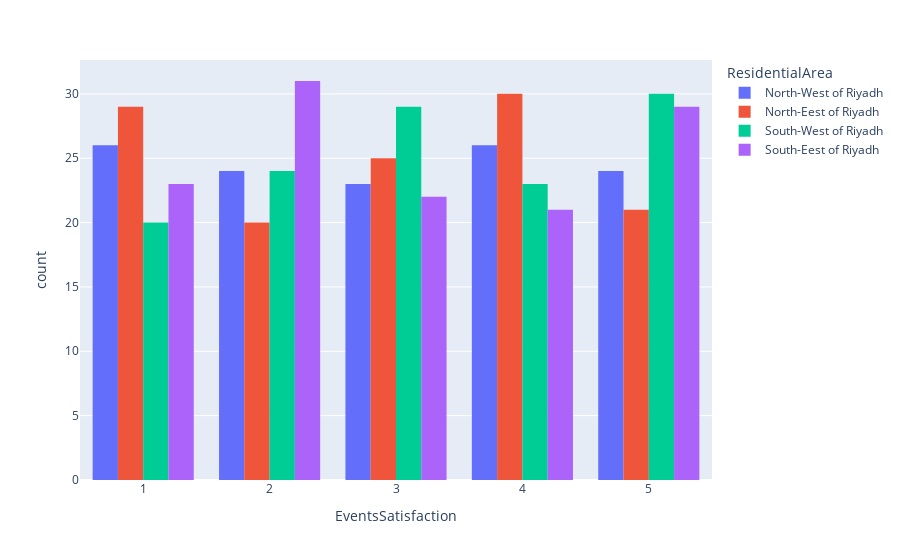

Here is the notebook cell this chart was saved with:
### Code cell
fig = px.histogram(df_viz, x="EventsSatisfaction",
             color="ResidentialArea", barmode = 'group')
fig.show()

### Figure 1 — Plotly figure (JSON) as saved in the notebook; plotly's stock layout.template omitted (floating-point values rounded to 4 significant figures)
{"data": [{"alignmentgroup": "True", "bingroup": "x", "hovertemplate": "ResidentialArea=North-West of Riyadh<br>EventsSatisfaction=%{x}<br>count=%{y}<extra></extra>", "legendgroup": "North-West of Riyadh", "marker": {"color": "#636efa", "pattern": {"shape": ""}}, "name": "North-West of Riyadh", "offsetgroup": "North-West of Riyadh", "orientation": "v", "showlegend": true, "type": "histogram", "x": [3, 4, 5, 5, 2, 5, 1, 4, 4, 2, 1, 2, 5, 4, 5, 3, 4, 5, 3, 4, 3, 1, 2, 4, 5, 5, 4, 1, 3, 4, 3, 1, 5, 3, 2, 1, 3, 3, 2, 1, 5, 4, 5, 4, 5, 2, 1, 1, 2, 2, 3, 3, 2, 2, 1, 1, 4, 4, 2, 2, 1, 1, 2, 1, 3, 3, 4, 5, 4, 2, 2, 5, 2, 5, 1, 3, 3, 4, 4, 2, 3, 4, 3, 5, 1, 2, 3, 4, 4, 2, 3, 2, 1, 5, 3, 5, 5, 3, 3, 2, 5, 5, 2, 1, 1, 5, 1, 4, 5, 1, 1, 4, 3, 1, 1, 4, 1, 5, 4, 4, 1, 4, 2], "xaxis": "x", "yaxis": "y"}, {"alignmentgroup": "True", "bingroup": "x", "hovertemplate": "ResidentialArea=North-Eest of Riyadh<br>EventsSatisfaction=%{x}<br>count=%{y}<extra></extra>", "legendgroup": "North-Eest of Riyadh", "marker": {"color": "#EF553B", "pattern": {"shape": ""}}, "name": "North-Eest of Riyadh", "offsetgroup": "North-Eest of Riyadh", "orientation": "v", "showlegend": true, "type": "histogram", "x": [2, 4, 1, 5, 3, 3, 2, 1, 4, 4, 2, 5, 5, 1, 4, 1, 5, 3, 4, 1, 4, 2, 3, 1, 3, 1, 5, 1, 5, 4, 2, 5, 3, 2, 1, 4, 4, 4, 5, 1, 1, 2, 1, 5, 3, 5, 2, 3, 3, 4, 3, 5, 5, 3, 4, 1, 3, 1, 2, 3, 3, 5, 2, 3, 1, 1, 2, 4, 2, 4, 2, 5, 4, 3, 1, 4, 4, 4, 3, 3, 1, 2, 1, 3, 2, 4, 4, 1, 3, 4, 1, 5, 3, 4, 4, 2, 2, 5, 4, 3, 5, 2, 5, 2, 1, 4, 4, 1, 5, 1, 4, 4, 1, 1, 1, 5, 3, 1, 3, 4, 4, 3, 5, 2, 1], "xaxis": "x", "yaxis": "y"}, {"alignmentgroup": "True", "bingroup": "x", "hovertemplate": "ResidentialArea=South-West of Riyadh<br>EventsSatisfaction=%{x}<br>count=%{y}<extra></extra>", "legendgroup": "South-West of Riyadh", "marker": {"color": "#00cc96", "pattern": {"shape": ""}}, "name": "South-West of Riyadh", "offsetgroup": "South-West of Riyadh", "orientation": "v", "showlegend": true, "type": "histogram", "x": [5, 4, 4, 1, 3, 5, 2, 2, 2, 2, 4, 3, 5, 5, 1, 2, 2, 2, 3, 4, 4, 5, 5, 1, 3, 4, 4, 4, 1, 4, 1, 3, 1, 5, 4, 3, 5, 2, 1, 3, 4, 3, 3, 3, 5, 1, 3, 1, 3, 3, 4, 3, 3, 5, 5, 1, 3, 5, 3, 2, 1, 4, 4, 5, 2, 4, 4, 2, 4, 1, 2, 2, 1, 5, 4, 3, 3, 4, 3, 5, 4, 4, 2, 1, 3, 3, 5, 2, 5, 5, 2, 5, 1, 3, 3, 5, 3, 5, 3, 2, 5, 5, 5, 2, 1, 2, 5, 5, 1, 1, 4, 2, 2, 2, 2, 1, 3, 5, 3, 5, 5, 1, 2, 5, 4, 3], "xaxis": "x", "yaxis": "y"}, {"alignmentgroup": "True", "bingroup": "x", "hovertemplate": "ResidentialArea=South-Eest of Riyadh<br>EventsSatisfaction=%{x}<br>count=%{y}<extra></extra>", "legendgroup": "South-Eest of Riyadh", "marker": {"color": "#ab63fa", "pattern": {"shape": ""}}, "name": "South-Eest of Riyadh", "offsetgroup": "South-Eest of Riyadh", "orientation": "v", "showlegend": true, "type": "histogram", "x": [3, 4, 2, 5, 5, 4, 3, 1, 5, 5, 2, 5, 3, 2, 4, 2, 2, 2, 1, 5, 5, 5, 1, 3, 4, 5, 3, 3, 5, 4, 1, 2, 1, 1, 2, 2, 1, 2, 5, 5, 4, 1, 1, 2, 4, 5, 2, 4, 3, 3, 3, 4, 3, 5, 4, 3, 4, 3, 5, 5, 2, 3, 2, 3, 4, 5, 1, 1, 1, 1, 1, 5, 1, 3, 4, 3, 1, 2, 1, 2, 2, 3, 4, 2, 2, 2, 5, 2, 5, 1, 5, 3, 2, 1, 4, 5, 2, 5, 4, 2, 4, 2, 3, 4, 1, 2, 2, 1, 2, 4, 3, 1, 5, 3, 5, 2, 1, 5, 2, 3, 5, 5, 2, 4, 4, 5], "xaxis": "x", "yaxis": "y"}], "layout": {"barmode": "group", "legend": {"title": {"text": "ResidentialArea"}, "tracegroupgap": 0}, "margin": {"t": 60}, "xaxis": {"anchor": "y", "domain": [0, 1], "title": {"text": "EventsSatisfaction"}}, "yaxis": {"anchor": "x", "domain": [0, 1], "title": {"text": "count"}}}}
